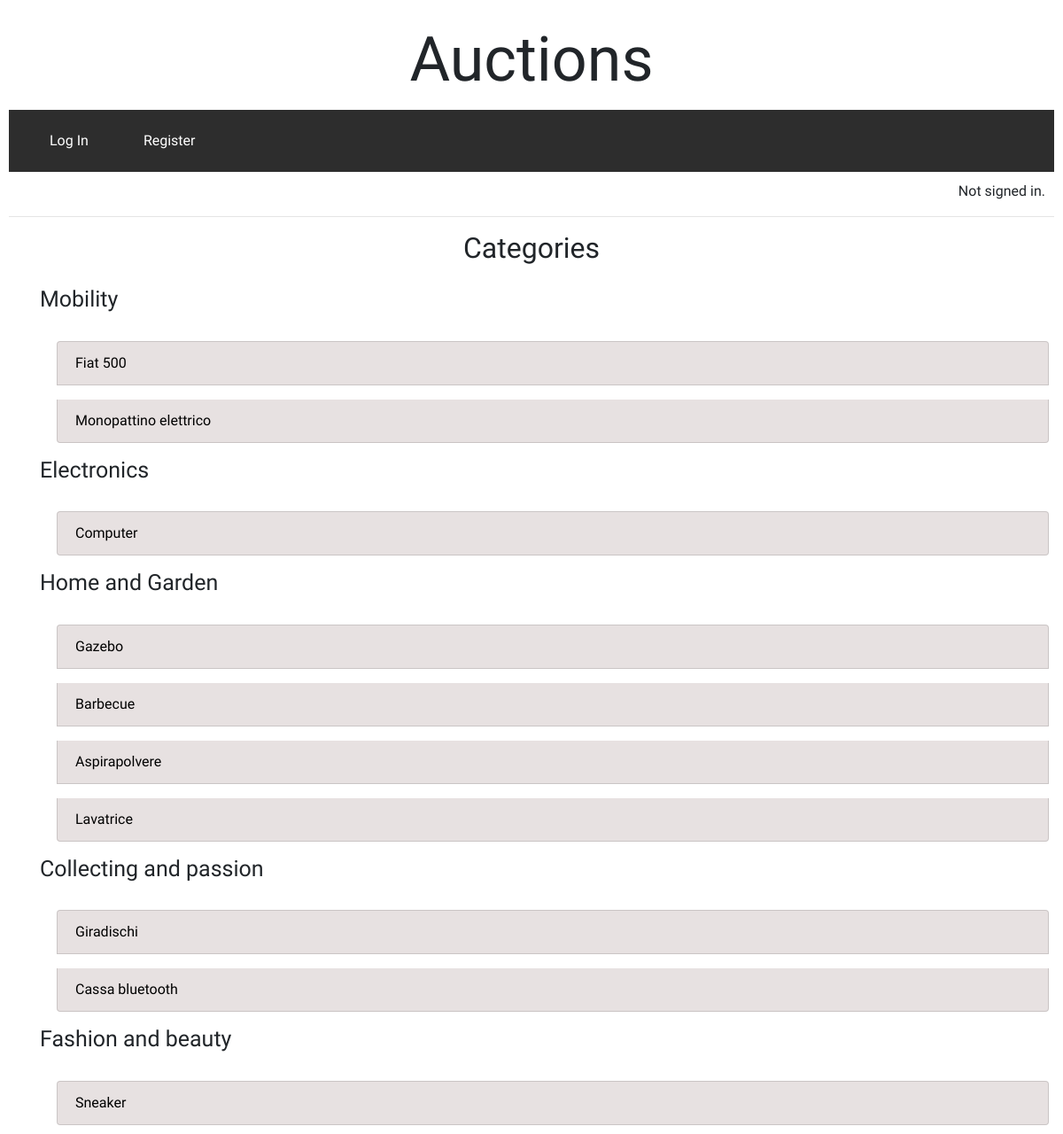
Page /category on the earlier database version.
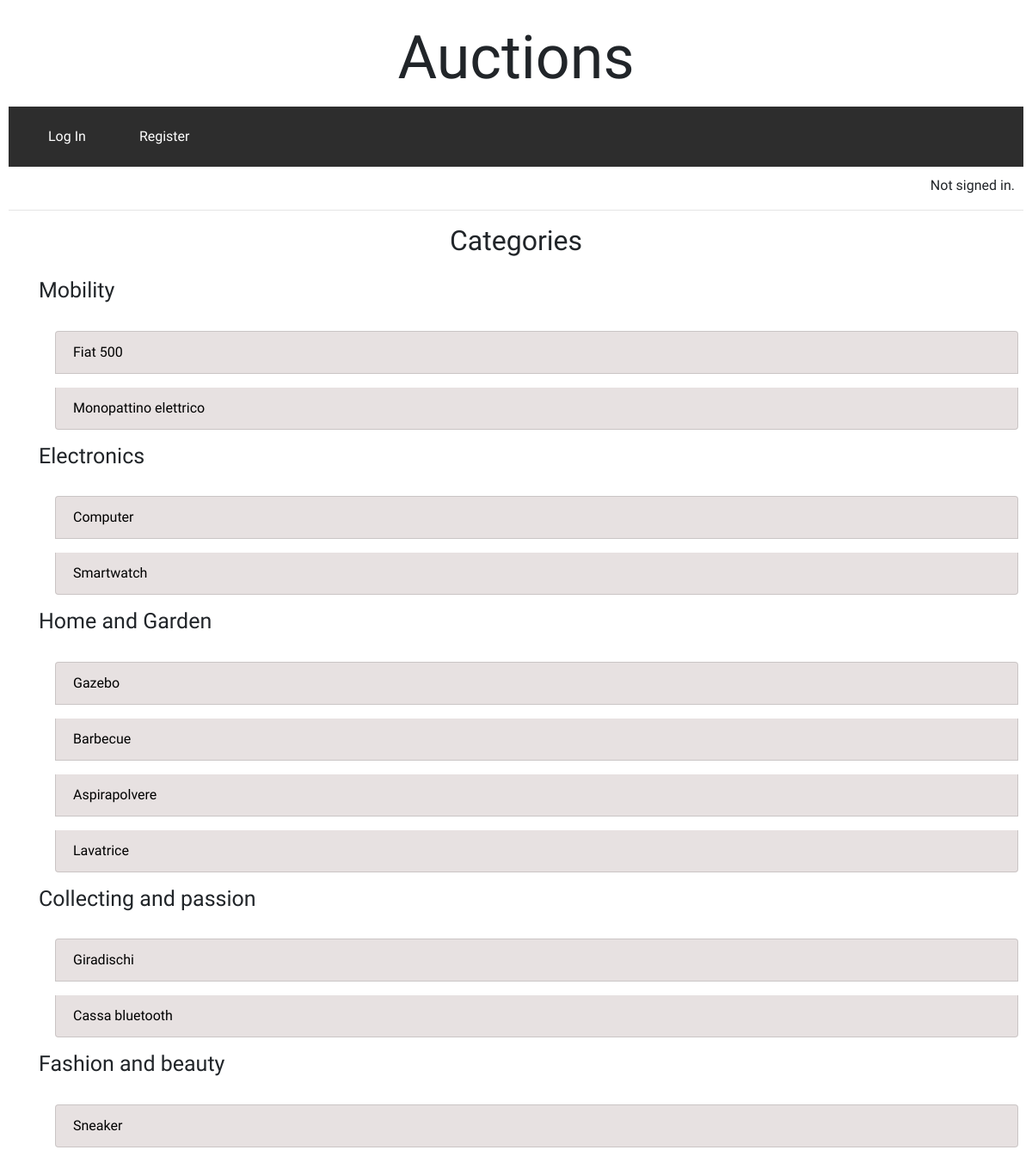
Same page on the later database version.
### auctions/models.py (models this page shows, shortened)
class Auction(models.Model):
    title = models.CharField(max_length=64)
    description = models.TextField(max_length=200, blank=True)
    owner = models.ForeignKey(User, on_delete=models.CASCADE)
    start_bid = models.DecimalField(max_digits=8, decimal_places=2, default=0.00)
    active = models.BooleanField(default=True)
    image = models.ImageField(upload_to='auctions_images/', blank=True)
    category = models.CharField(max_length=64, blank=True)
    date = models.DateField()

### auctions/views.py (the view)
# urls.py: path("category", views.category, name="category")
def category(request):
    auctions = Auction.objects.filter(active=True)
    categories = {}
    for auction in auctions:
        if auction.category:
            if auction.category not in categories:
                categories[auction.category] = []
            categories[auction.category].append(auction)
    return render(request, "auctions/category.html", {
        "categories": categories
    })

### auctions/templates/auctions/category.html (shortened to what this page needs)
{% extends 'auctions/layout.html' %}
{% block body %}
<div class="container-fluid">
<h2 class="text-center">Categories</h2>
    <ul class="list-group">
    {% for category, auctions in categories.items %}
        <li class="list-group-item border border-0" style="font-size: 25px;">{{ category }}</li>
        <div class="container-fluid">
            <ul class="list-group d-flex flex-column">
            {% for auction in auctions %}
                <li class="list-group-item list-group-item-action mt-3 ml-4"><a href="{% url 'detail' auction.id %}">{{ auction.title }}</a></li>
            {% endfor %}
            </ul>
        </div>
    {% endfor %}
    </ul>
</div>
{% endblock %}

### auctions/templates/auctions/layout.html (shortened to what this page needs)
{% load static %}
<!DOCTYPE html>
<html lang="en">
    <head>
        <link rel="stylesheet" href="https://stackpath.bootstrapcdn.com/bootstrap/4.4.1/css/bootstrap.min.css">
        <link href="{% static 'auctions/styles.css' %}" rel="stylesheet">
    </head>
    <body>
        <div class="container-fluid">
            <h1>Auctions</h1>
        </div>
        <div class="container-fluid d-flex" id="nav_bar">
            {% if user.is_authenticated %}
            <div class="nav-group d-flex">
                    <a class="nav-link" href="{% url 'index' %}">Active Listings</a>
                    <a class="nav-link" href="{% url 'category' %}">Category</a>
                    <a class="nav-link" href="{% url 'create' %}">Create new auction</a>
            </div>
            <div class="nav-group d-flex">
                <div>
                    <a id="icon" class="nav-link" href="{% url 'watchlist' %}">Watchlist<span class="material-symbols-outlined">favorite</span>
                    </a>
                 </div>
                <a class="nav-link" href="{% url 'logout' %}">Log Out</a>
            </div>
                {% else %}
            <div class="nav-group d-flex" id="not_login">
                <a class="nav-link" href="{% url 'login' %}">Log In</a>
                <a class="nav-link" href="{% url 'register' %}">Register</a>
            </div>
                {% endif %}
        </div>
        <div id="sign">
            {% if user.is_authenticated %}
                Signed in as <strong>{{ user.username }}</strong>.
            {% else %}
                Not signed in.
            {% endif %}
        </div>
        <hr>
        {% block body %}
        {% endblock %}
    </body>
</html>

### auctions/static/auctions/styles.css (style rules this page uses)
body { padding: 10px; font-family: 'Lexend', sans-serif; font-family: 'Montserrat', sans-serif; font-family: 'Tilt Neon', cursive; }
h1 { text-align: center; margin: 15px; font-size: 70px; }
a { text-decoration: none; color: black; }
#nav_bar { flex-wrap: wrap; flex-direction: row; justify-content: space-between; background-color: rgb(45,45,45); }
.list-group-item-action { background-color: rgb(231, 225, 225); }
.nav-link { color: white; margin: 15px; border: 0px; border-radius: 15px; }
#sign { text-align: end; margin: 10px; }

Differences in the rows shown:
added Auction: title "Smartwatch", shown under "Electronics"
